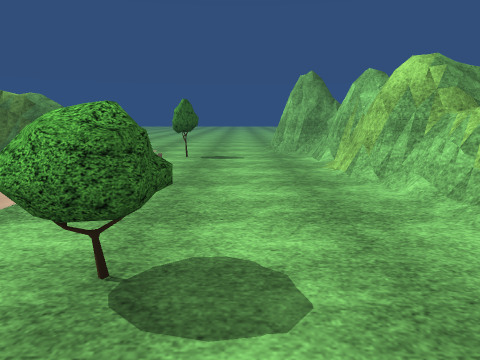
[1] (above)

21 first-person views from a walk through a Unity game level. The camera is 1.3 m above the floor, tilts 10° down and sees 70° across. The floor is counted in squares, 1 m on a side. Each view is taken from the middle of a square. On the plan, view 1 faces up. The plan holds only what a view shows up to about 15 squares ahead; the rest is blank. The place goes on beyond the plan. The player is left out. Some surface patterns are stand-ins.

[2]
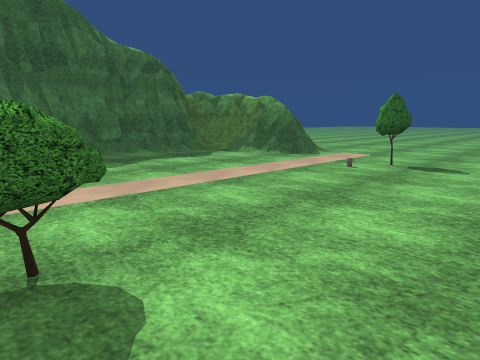

[3]
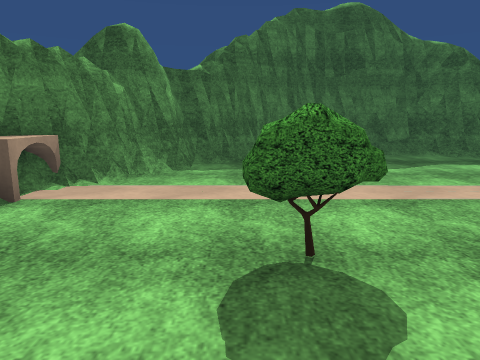

[4]
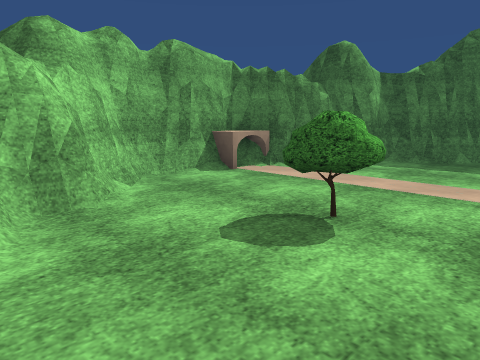

[5]
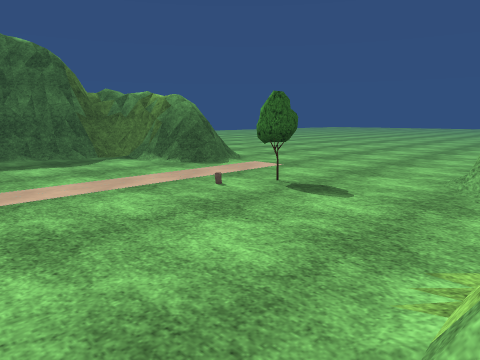

[6]
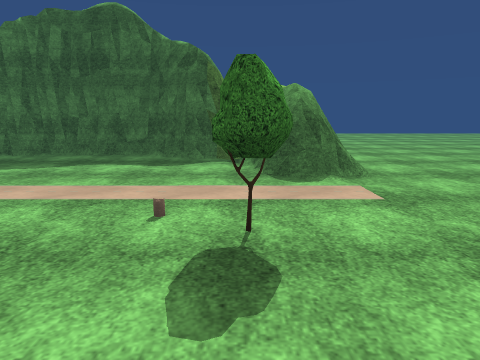

[7]
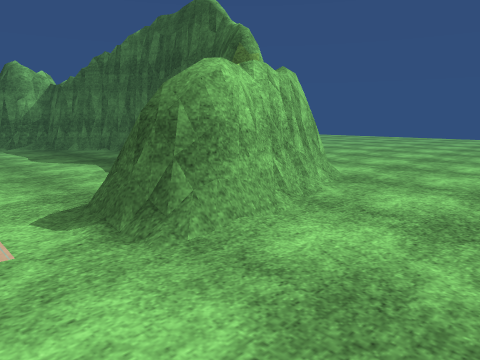

[8]
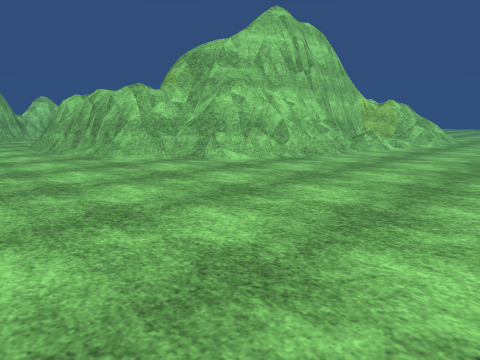

[9]
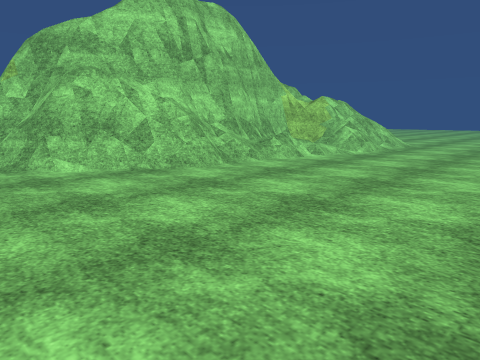

[10]
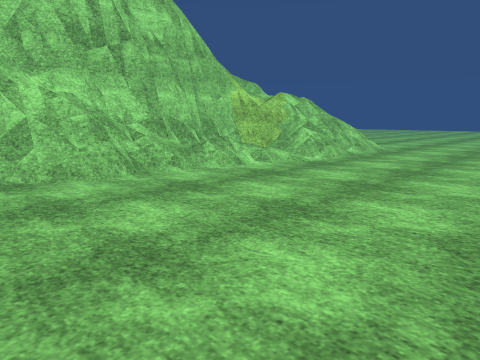

[11]
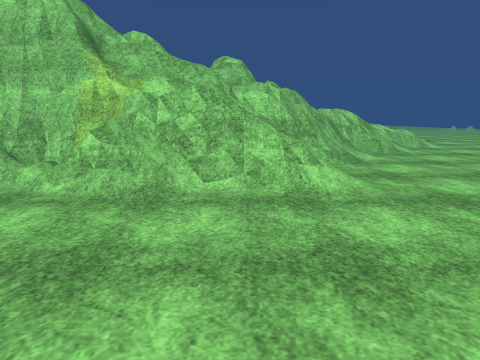

[12]
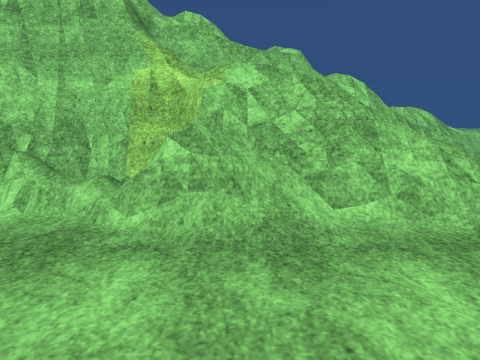

[13]
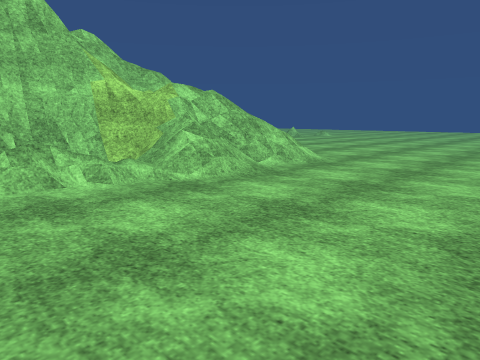

[14]
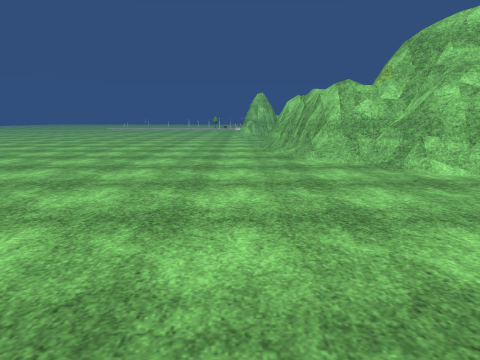

[15]
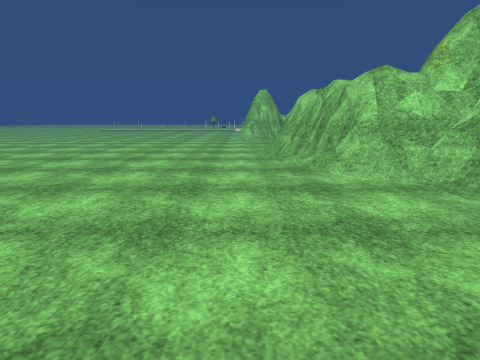

[16]
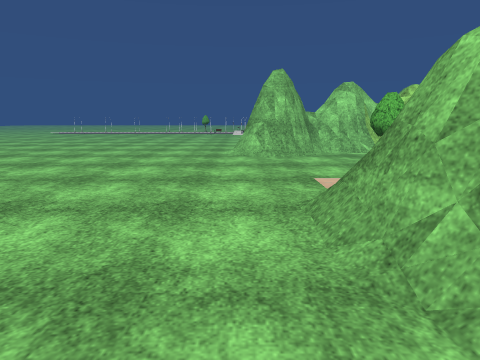

[17]
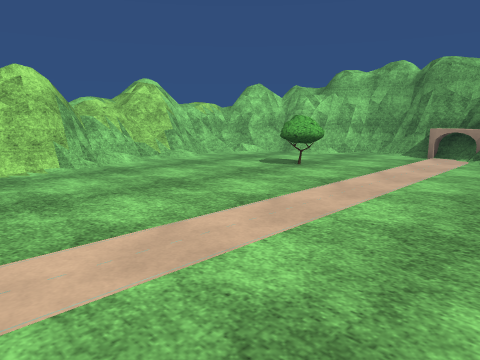

[18]
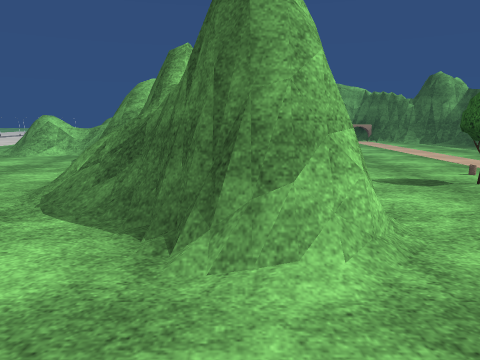

[19]
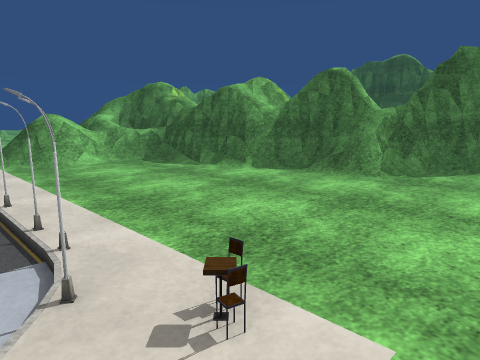

[20]
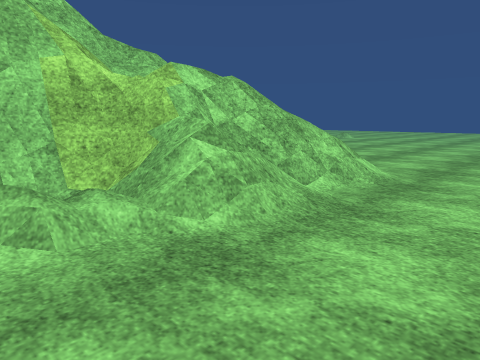

[21]
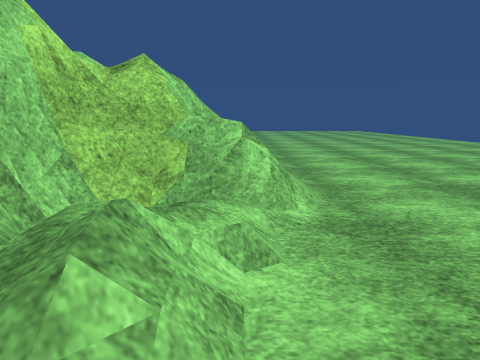

### Floor plan
Key: @ floor where view 1 was taken; # wall or solid block; . main floor; : floor 0.25 m higher than the main floor; + floor 0.75 m higher than the main floor; * floor 1 m higher than the main floor; % floor 1.25 m higher than the main floor; & floor 1.75 m higher than the main floor; / step, stairs or slope; = window, fence, low wall or low ledge; T tree; P pole; O other object.
Columns run from 24 left of view 1 to 14 right of it. Each row starts with its distance up from view 1.
 20       .......................
 19  . ..........................
 18   ...........................
 17  .............................     ....
 16  .........................##........./
 15   ..............==#.......###........:P
 14 . ...........=#####.......###=/......P
 13  ...........#######.......=##=/......P
 12 ...........#####=.....T....###/......P
 11 ..........#####......O.....###=......
 10  ........##  ##............=###=.....
  9 .........#   #.............#####.....
  8 ........=#   #.............#####.....
  7  .......=#   #.............#####=....
  6 ........=#   #............./####==##/
  5  ......//#   #..............####+=*=/
  4 ......./+#   #..............####==
  3 .......::#   ##........T....####==
  2  ......:.#    ##.......T....## #=
  1  ......*##    ##...........##
  0  ...../+#      ###......@=###
 -1  ...../##       ###=....=###
 -2 .......####    #####OO=###
 -3  .....//= ##  ###  #######
 -4 ......//  =#==
 -5 ..........///%&
 -6 ............/==
 -7 .............==
 -8 ............../
 -9 ............... =
-10    .............==
-11    .. ....   ...
-12       ...     ..
-13       ..

Positions as (right, up) in squares from view 1, and headings:
1: (0, 0), facing up
2: (2, 2), facing up-left
3: (2, 2), facing left
4: (3, 5), facing down-left
5: (3, 6), facing up-left
6: (2, 12), facing left
7: (-4, 18), facing down-left
8: (-23, 19), facing down-right
9: (-24, 14), facing down-right
10: (-24, 11), facing down-right
11: (-24, -2), facing right
12: (-22, 0), facing right
13: (-24, 6), facing down-right
14: (-23, 16), facing right
15: (-20, 16), facing right
16: (-11, 16), facing right
17: (-7, 11), facing down-right
18: (3, 19), facing down
19: (14, 17), facing down-left
20: (-21, 4), facing down-right
21: (-17, 6), facing down
